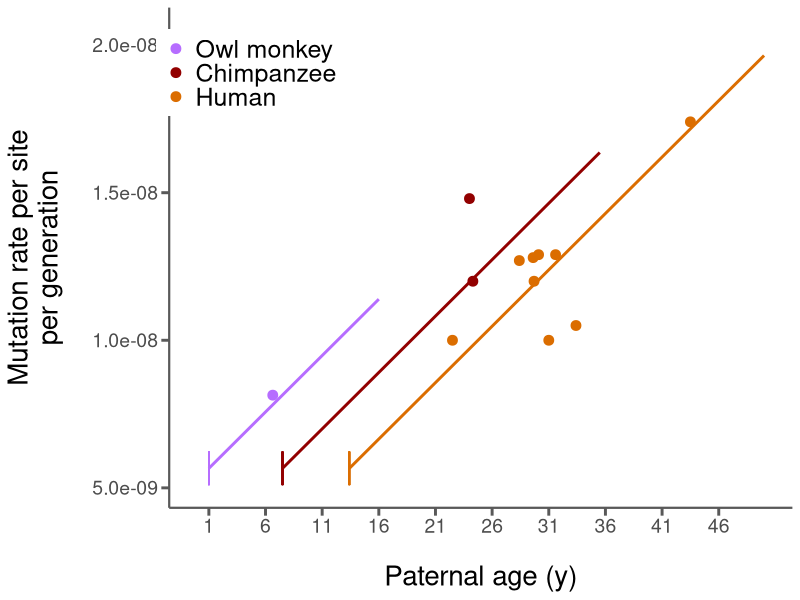
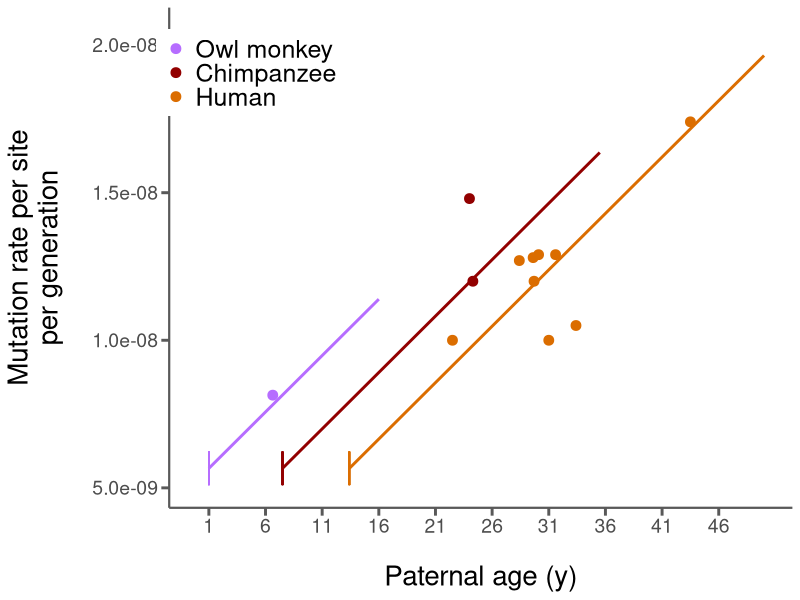

These figures' R source, in order:
############################################################
# For owl monkey project, last revised 04.18
# Plots and statistical tests for Figure 3 and Figure S3
# in owl monkey paper.
#
# Gregg Thomas
############################################################

library(ggplot2)
this.dir <- dirname(parent.frame(2)$ofile)
setwd(this.dir)
cat("----------\n")

figs3_opt = FALSE
# CHANGE TO TRUE TO GENERATE FIG. S3

####################
## Estimating model parameters using Kong (2012) data
human_dm0 = 34; human_df = 31; human_num_f = 14.2; human_haploid = 2630000000; human_diploid = human_haploid * 2;
# Parameters observed from Drost & Lee (1995) and Kong (2012)

human_mu_c = (human_num_f / human_df)
cat("mu_c estimated from Kong params: ", human_mu_c, "\n")
human_mu_c = human_mu_c / human_haploid
cat("mu_c per site estimated from Kong params: ", human_mu_c, "\n")
# Estimating mu_c

# Calculate spermatogenic proportion and expected number of spermatogenic divisions
# per year using human (Kong) observations.
human_sc = 16
human_dy1 = ((2.01 / human_haploid) / human_mu_c)
human_sp = human_dy1 / (365/16)
cat("Human expected # of spermatogenic cycles/year: ", human_dy1, "\n")
cat("Human spermatogenic cell proportion given a cycle length of 16 days: ", human_sp, "\n")
cat("----------\n")
# Estimating the expected number of spermatogenic cycles per year

# 2.01 is the slope of the Kong line -- mutations per year in males after puberty.
# We can calculate the expected number of spermatogenic cycles per year (human_dy1) based on mu_c.
# Then, we can estimate the proportion of cells undergoing spermatogenesis at any given time (human_sp)
####################

####################
## Human prediction (orange)
human_puberty = 13.4
age_range = seq(human_puberty, 50.4, by=0.1)
rep_long = age_range - human_puberty
# The human age of puberty set at 13.4 years and a range of paternal ages

human_mu_g = ((human_df * human_mu_c) + ((human_dm0 * human_mu_c) + (human_dy1 * rep_long * human_mu_c))) / 2
# Calculating the mutation rate (Equation 9 in paper)

human_pred = data.frame(human_mu_g, age_range)
names(human_pred) = c("Mutation.rate", "Parental.age")
human_pred_reg = lm(human_mu_g ~ age_range)
cat("Human slope (d_ym1): ", coef(human_pred_reg)[2], " -> ", coef(human_pred_reg)[2]*human_diploid, "\n")
cat("----------\n")
####################

####################
## Owl monkey prediction (purple)
if(figs3_opt){
  om_sc = 10.2
}else{
  om_sc = 16
}
om_dy1 = (365/om_sc) * human_sp
cat("Owl monkey expected # of spermatogenic cycles/year: ", om_dy1, "\n")
# Estimate the expected number of spermatogenic cycles per year in owl monkeys using the human proportion
# of cells actively dividing (human_sp).

om_puberty = 1
age_range = seq(om_puberty, 16, by=0.1)
rep_long = age_range - om_puberty
# The owl monkey age of puberty set at 1 year and a range of paternal ages

om_mu_g = ((human_df * human_mu_c) + ((human_dm0 * human_mu_c) + (om_dy1 * rep_long * human_mu_c))) / 2
# Calculating the mutation rate (Equation 9 in paper)

om_pred = data.frame(om_mu_g, age_range)
names(om_pred) = c("Mutation.rate", "Parental.age")
om_pred_reg = lm(om_mu_g ~ age_range)
cat("Owl monkey slope (d_ym1): ", coef(om_pred_reg)[2], " -> ", coef(om_pred_reg)[2]*human_diploid, "\n")
cat("----------\n")
####################

####################
## Chimp prediction (red)
if(figs3_opt){
  chimp_sc = 14
}else{
  chimp_sc = 16
}
chimp_dy1 = (365/chimp_sc) * human_sp
cat("Chimpanzee expected # of spermatogenic cycles/year: ", chimp_dy1, "\n")
# Estimate the expected number of spermatogenic cycles per year in chimpss using the human proportion
# of cells actively dividing (human_sp).

chimp_puberty = 7.5
age_range = seq(chimp_puberty, 35.5, by=0.1)
rep_long = age_range - chimp_puberty
# The owl monkey age of puberty set at 1 year and a range of paternal ages

chimp_mu_g = ((human_df * human_mu_c) + ((human_dm0 * human_mu_c) + (chimp_dy1 * rep_long * human_mu_c))) / 2
# Calculating the mutation rate (Equation 9 in paper)

chimp_pred = data.frame(chimp_mu_g, age_range)
names(chimp_pred) = c("Mutation.rate", "Parental.age")
chimp_pred_reg = lm(chimp_mu_g ~ age_range)
cat("Chimp slope (d_ym1): ", coef(chimp_pred_reg)[2], " -> ", coef(chimp_pred_reg)[2]*human_diploid, "\n")
cat("----------\n")
####################

####################
# Read the study data
study_data = read.csv("mutation-studies.csv", header=TRUE)
####################

####################
## The plot for Fig. 3
fig3 = ggplot(study_data, aes(x=Paternal.age, y=Mutation.rate, color=Species)) +
  geom_line(data=human_pred, aes(x=Parental.age, y=Mutation.rate), color='#db6d00', size=1) +
  geom_segment(aes(x=human_puberty,y=human_mu_g[1]-human_mu_g[1]/10,xend=human_puberty,yend=human_mu_g[1]+human_mu_g[1]/10), linetype=1, color="#db6d00", size=0.5) +
  geom_line(data=om_pred, aes(x=Parental.age, y=Mutation.rate), color='#b66dff', size=1) +
  geom_segment(aes(x=om_puberty,y=om_mu_g[1]-om_mu_g[1]/10,xend=om_puberty,yend=om_mu_g[1]+om_mu_g[1]/10), linetype=1, color="#b66dff", size=0.5) +
  geom_line(data=chimp_pred, aes(x=Parental.age, y=Mutation.rate), color='#920000', size=1) +
  geom_segment(aes(x=chimp_puberty,y=chimp_mu_g[1]-chimp_mu_g[1]/10,xend=chimp_puberty,yend=chimp_mu_g[1]+chimp_mu_g[1]/10), linetype=1, color="#920000", size=0.5) +
  geom_point(size=3) +
  scale_x_continuous(limits=c(0,50), breaks = seq(1, 50, by=5)) + 
  labs(x="Paternal age (y)",y="Mutation rate per site\nper generation") +
  theme_classic() +
  guides(colour = guide_legend(override.aes = list(size=3))) +
  theme(axis.text=element_text(size=14), 
        axis.title=element_text(size=20), 
        axis.title.y=element_text(margin=margin(t=0,r=20,b=0,l=0),color="black"), 
        axis.title.x=element_text(margin=margin(t=20,r=0,b=0,l=0),color="black"),
        axis.line=element_line(colour='#595959',size=0.75),
        axis.ticks=element_line(colour="#595959",size = 1),
        axis.ticks.length=unit(0.2,"cm"),
        legend.title=element_blank(),
        legend.position=c(0.13,0.87),
        legend.text=element_text(size=18)
  ) +
  scale_color_manual(breaks=c("Owl monkey", "Chimpanzee", "Human"), values=c("Human"='#db6d00',"Owl monkey"='#b66dff',"Chimpanzee"='#920000'))
print(fig3)
if(figs3_opt) {
  ggsave(filename="figS3.pdf", fig3, width=10, height=6, units="in")
}else{
  ggsave(filename="fig3.pdf", fig3, width=10, height=6, units="in")
}
####################

####################
## The F test for Fig. 3
human_data = data.frame(study_data$Paternal.age[study_data$Species=="Human"], study_data$Mutation.rate[study_data$Species=="Human"])
names(human_data) = c("Age","Mu")
human_data = na.omit(human_data)

human_study_reg = lm(human_data$Mu ~ human_data$Age)
cat("--Regression summary for human study data--\n")
print(summary(human_study_reg))

human_pred_reg = lm(human_pred$Mutation.rate ~ human_pred$Parental.age)

pred_actual = coef(human_pred_reg)[1] + human_data$Age * coef(human_pred_reg)[2]
pred_resids = human_data$Mu - pred_actual
#plot(human_pred$Parental.age,human_pred$Mutation.rate, type='l',ylim=c(0.8e-8,1.8e-8), xlim=c(13.4,50))
#points(human_data$Age, human_data$Mu)
#segments(x0=human_data$Age,y0=human_data$Mu,x1=human_data$Age,y1=human_data$Mu-pred_resids)
#abline(human_study_reg, lty=2)
#segments(x0=human_data$Age,y0=human_data$Mu,x1=human_data$Age,y1=human_data$Mu-resid(human_study_reg),lty=2)
cat("--F test for differences between residuals of the predicted and best fit lines for the human studies--")
print(var.test(resid(human_study_reg), pred_resids, alternative="two.sided"))
####################








